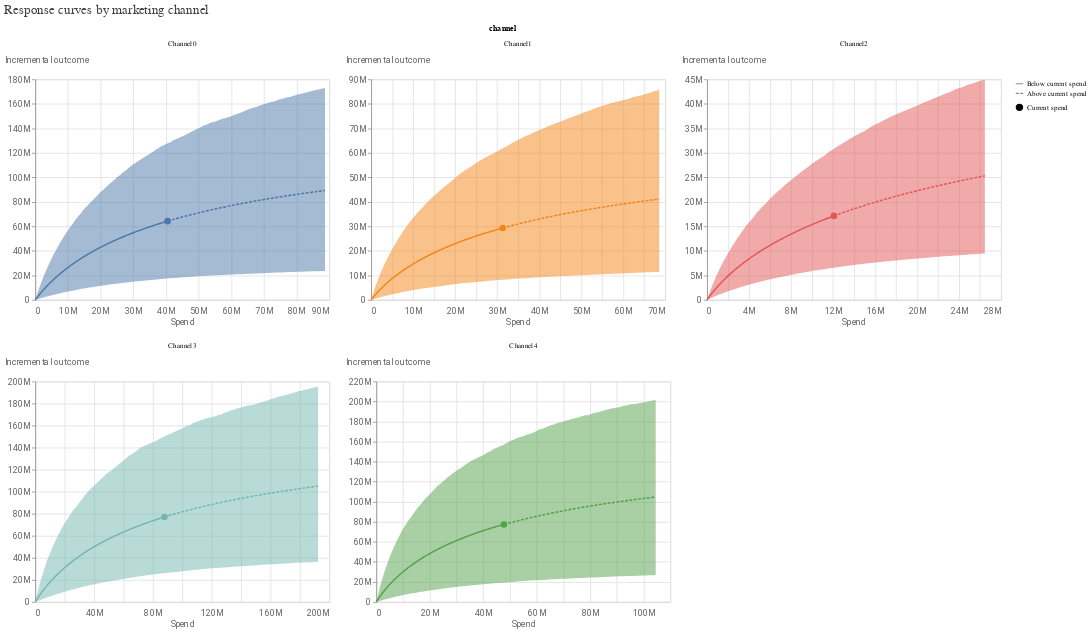

Source (notebook cell):
### Markdown cell above
<a name="response-curves"></a>
### Visualizing Performance with Response Curves

**Response curves** help you visualize how each channel saturates as a function of spend. The curve shows how the incremental outcome (revenue, in this example) for a channel increases as you spend more. A flattening curve indicates diminishing returns.

We can plot these curves easily using the `visualizer` module.

### Code cell
# Create a MediaEffects visualizer object
media_effects = visualizer.MediaEffects(mmm)

# Plot the response curves for each channel
media_effects.plot_response_curves(
    plot_separately=True,
    include_ci=True # Shows the credible interval on the curve
)

### Figure 1 — Vega-Lite specification as saved in the notebook (floating-point values rounded to 4 significant figures; data arrays with more than 128 entries replaced by an {"elided": "..."} marker saying what was removed)
{"config": {"view": {"continuousWidth": 300, "continuousHeight": 300}, "axis": {"labelColor": "#5F6368", "labelFont": "Roboto", "labelFontSize": 12, "titleColor": "#5F6368", "titleFont": "Roboto", "titleFontSize": 12, "titleFontWeight": "normal"}}, "data": {"name": "data-66aaf72286723bc0391661a2cf8402f9"}, "facet": {"field": "channel", "type": "nominal"}, "spec": {"layer": [{"mark": {"type": "line"}, "encoding": {"color": {"field": "channel", "type": "nominal"}, "strokeDash": {"field": "spend_level", "legend": {"title": null}, "sort": "descending", "type": "nominal"}, "x": {"axis": {"domainColor": "#DADCE0", "labelExpr": "replace(format(datum.value, '.3~s'), 'G', 'B')", "labelPadding": 10, "ticks": false}, "field": "spend", "title": "Spend", "type": "quantitative"}, "y": {"axis": {"labelExpr": "replace(format(datum.value, '.3~s'), 'G', 'B')", "titleAlign": "left", "titleAngle": 0, "titleY": -20}, "field": "mean", "title": "Incremental outcome", "type": "quantitative"}}, "transform": [{"calculate": "datum.spend_multiplier >= 1.0 ? \"Above current spend\" : \"Below current spend\"", "as": "spend_level"}]}, {"mark": {"type": "point", "filled": true, "opacity": 1, "size": 80}, "encoding": {"color": {"field": "channel", "type": "nominal"}, "shape": {"field": "current_spend", "legend": {"title": null}, "type": "nominal"}, "tooltip": [{"field": "spend", "type": "quantitative"}, {"field": "mean", "type": "quantitative"}], "x": {"axis": {"domainColor": "#DADCE0", "labelExpr": "replace(format(datum.value, '.3~s'), 'G', 'B')", "labelPadding": 10, "ticks": false}, "field": "spend", "title": "Spend", "type": "quantitative"}, "y": {"axis": {"labelExpr": "replace(format(datum.value, '.3~s'), 'G', 'B')", "titleAlign": "left", "titleAngle": 0, "titleY": -20}, "field": "mean", "title": "Incremental outcome", "type": "quantitative"}}, "transform": [{"calculate": "datum.spend_multiplier >= 1.0 ? \"Above current spend\" : \"Below current spend\"", "as": "spend_level"}, {"filter": "(datum.spend_multiplier === 1.0)"}]}, {"mark": {"type": "area", "opacity": 0.5}, "encoding": {"color": {"field": "channel", "legend": null, "type": "nominal"}, "x": {"field": "spend", "type": "quantitative"}, "y": {"field": "ci_lo", "type": "quantitative"}, "y2": {"field": "ci_hi"}}, "transform": [{"calculate": "datum.spend_multiplier >= 1.0 ? \"Above current spend\" : \"Below current spend\"", "as": "spend_level"}]}], "width": 400}, "columns": 3, "resolve": {"scale": {"x": "independent", "y": "independent"}}, "title": {"text": "Response curves by marketing channel ", "anchor": "start", "color": "#3C4043", "font": "Google Sans Display", "fontSize": 18, "fontWeight": "normal", "offset": 10}, "$schema": "https://vega.github.io/schema/vega-lite/v5.20.1.json", "datasets": {"data-66aaf72286723bc0391661a2cf8402f9": {"elided": "1100 records"}}}
